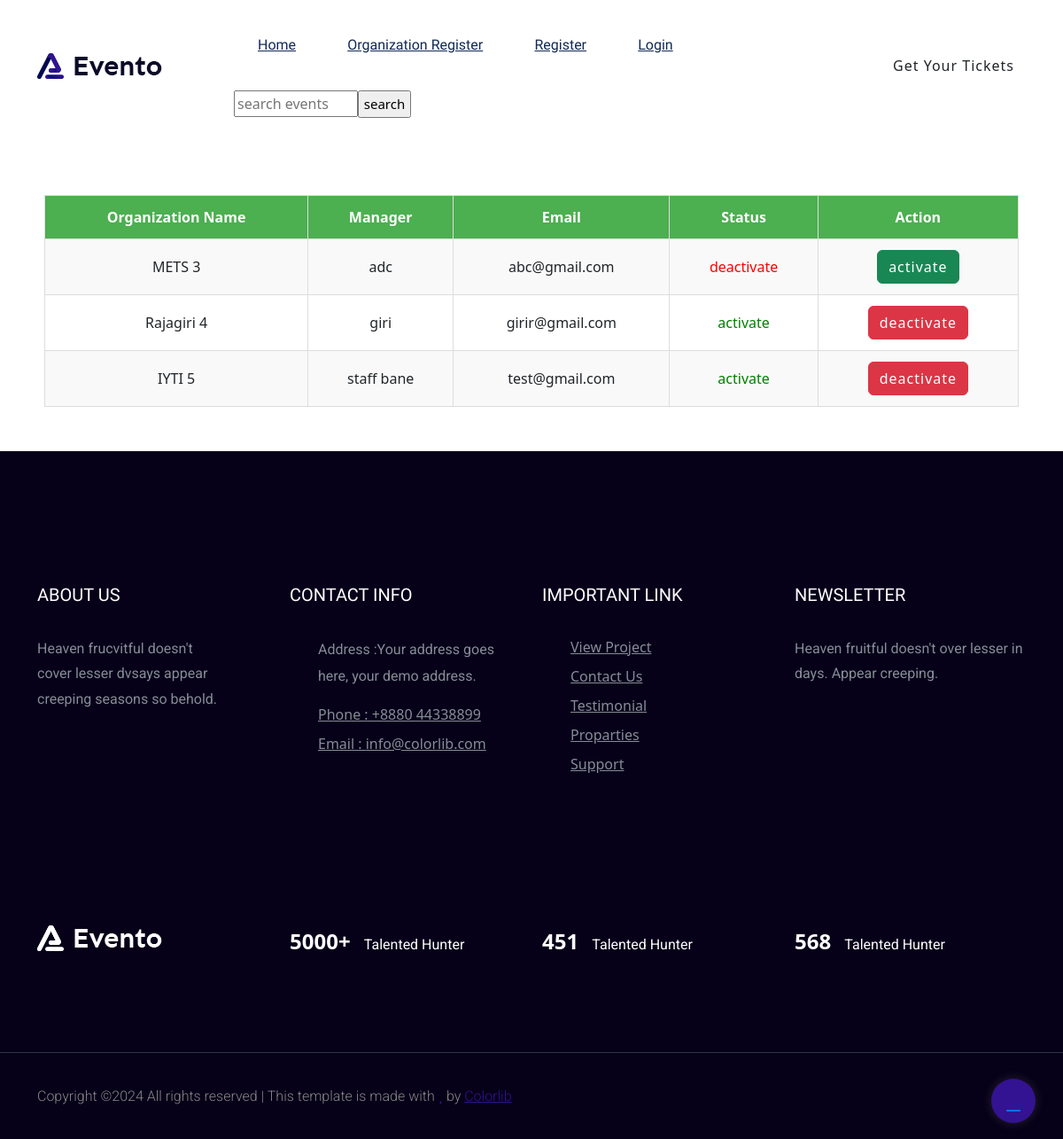
/organlist, run on the app's committed database.
### eventapp/models.py (models this page shows, shortened)
class EventOrganizer(models.Model):
    user = models.ForeignKey(User, on_delete=models.CASCADE, default='')
    organization = models.CharField(max_length=100)
    manager = models.CharField(max_length=50)
    email = models.EmailField()
    phone = models.CharField(max_length=10)
    status = models.BooleanField(default=False)

### eventapp/views.py (the view)
# urls.py: path('organlist',views.ApprovePage,name='orglist'),
def ApprovePage(request):
    data = EventOrganizer.objects.all()
    return render(request, 'organiserlist.html', {'d': data})

### templates/organiserlist.html (shortened to what this page needs)
{% extends 'base.html' %}
{% block content %}
<link href="https://cdn.jsdelivr.net/npm/bootstrap@5.3.2/dist/css/bootstrap.min.css" rel="stylesheet">
<div style="padding:50px;">
  <table>
    <tbody>
      <tr>
        <th>Organization Name</th>
        <th>Manager</th>
        <th>Email</th>
        <th>Status</th>
        <th>Action</th>
      </tr>
      {% for i in d %}
      <tr>
        <td>{{i.organization}} {{i.id}}</td>
        <td>{{i.manager}}</td>
        <td>{{i.email}}</td>
        {% if i.status == False %}
        <td style="color:red;">deactivate</td>
        <td><a href="{% url 'active' i.id %}"><button class="btn btn-success">activate</button></a></td>
        {% else %}
        <td style="color:green;">activate</td>
        <td><a href="{% url 'deactive' i.id %}"><button class="btn btn-danger">deactivate</button></a></td>
        {% endif %}
      </tr>
      {% endfor %}
    </tbody>
  </table>
</div>
{% endblock %}

### templates/organiserlist.html (style rules this page uses)
table { width: 100%; border-collapse: collapse; margin-top: 20px; }
th, td { border: 1px solid #ddd; padding: 12px; text-align: center; }
th { background-color: #4caf50; color: #fff; }
tr:nth-child(even) { background-color: #f9f9f9; }

### data on the page
EventOrganizer: organization "METS", id "3", manager "adc", email "abc@gmail.com", status "deactivate"
EventOrganizer: organization "Rajagiri", id "4", manager "giri", email "girir@gmail.com", status "activate"
EventOrganizer: organization "IYTI", id "5", manager "staff bane", email "test@gmail.com", status "activate"
